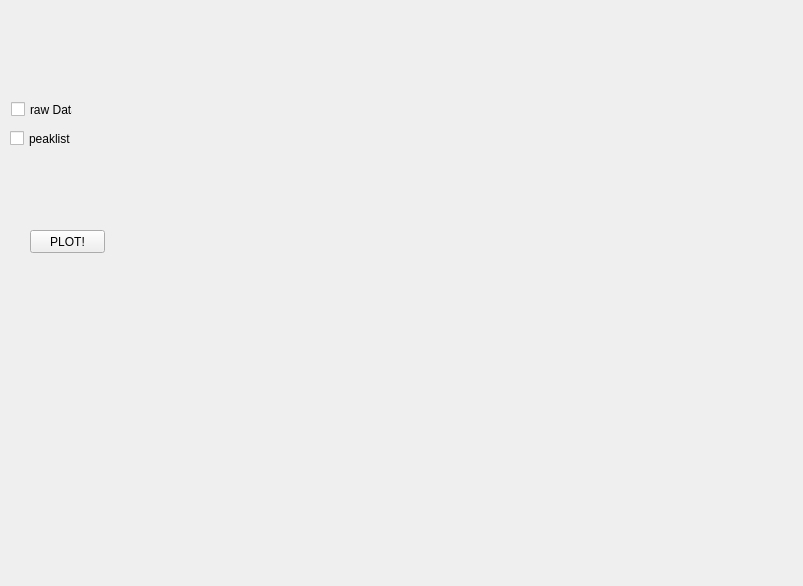
<?xml version="1.0" encoding="UTF-8"?>
<ui version="4.0">
 <class>Plotterui</class>
 <widget class="QWidget" name="Plotterui">
  <property name="enabled">
   <bool>true</bool>
  </property>
  <property name="geometry">
   <rect>
    <x>0</x>
    <y>0</y>
    <width>803</width>
    <height>586</height>
   </rect>
  </property>
  <property name="windowTitle">
   <string>Plotter</string>
  </property>
  <widget class="MplWidget" name="MPLArea" native="true">
   <property name="geometry">
    <rect>
     <x>150</x>
     <y>10</y>
     <width>641</width>
     <height>561</height>
    </rect>
   </property>
   <property name="sizePolicy">
    <sizepolicy hsizetype="Maximum" vsizetype="MinimumExpanding">
     <horstretch>0</horstretch>
     <verstretch>0</verstretch>
    </sizepolicy>
   </property>
   <property name="focusPolicy">
    <enum>Qt::NoFocus</enum>
   </property>
   <property name="contextMenuPolicy">
    <enum>Qt::NoContextMenu</enum>
   </property>
  </widget>
  <widget class="QPushButton" name="PLOT_Button">
   <property name="geometry">
    <rect>
     <x>30</x>
     <y>230</y>
     <width>75</width>
     <height>23</height>
    </rect>
   </property>
   <property name="text">
    <string>PLOT!</string>
   </property>
  </widget>
  <widget class="QCheckBox" name="check_rawData">
   <property name="enabled">
    <bool>true</bool>
   </property>
   <property name="geometry">
    <rect>
     <x>11</x>
     <y>101</y>
     <width>62</width>
     <height>17</height>
    </rect>
   </property>
   <property name="mouseTracking">
    <bool>false</bool>
   </property>
   <property name="text">
    <string>raw Data</string>
   </property>
   <property name="checked">
    <bool>false</bool>
   </property>
   <property name="autoExclusive">
    <bool>false</bool>
   </property>
  </widget>
  <widget class="QCheckBox" name="check_peaklist">
   <property name="enabled">
    <bool>true</bool>
   </property>
   <property name="geometry">
    <rect>
     <x>10</x>
     <y>130</y>
     <width>62</width>
     <height>17</height>
    </rect>
   </property>
   <property name="mouseTracking">
    <bool>false</bool>
   </property>
   <property name="text">
    <string>peaklist</string>
   </property>
   <property name="checked">
    <bool>false</bool>
   </property>
   <property name="autoExclusive">
    <bool>false</bool>
   </property>
  </widget>
 </widget>
 <customwidgets>
  <customwidget>
   <class>MplWidget</class>
   <extends>QWidget</extends>
   <header>mplwidget</header>
   <container>1</container>
  </customwidget>
 </customwidgets>
 <resources/>
 <connections>
  <connection>
   <sender>PLOT_Button</sender>
   <signal>clicked()</signal>
   <receiver>Plotterui</receiver>
   <slot>myPlot()</slot>
   <hints>
    <hint type="sourcelabel">
     <x>60</x>
     <y>264</y>
    </hint>
    <hint type="destinationlabel">
     <x>56</x>
     <y>225</y>
    </hint>
   </hints>
  </connection>
 </connections>
 <slots>
  <slot>test_plotter()</slot>
  <slot>myPlot()</slot>
 </slots>
</ui>
